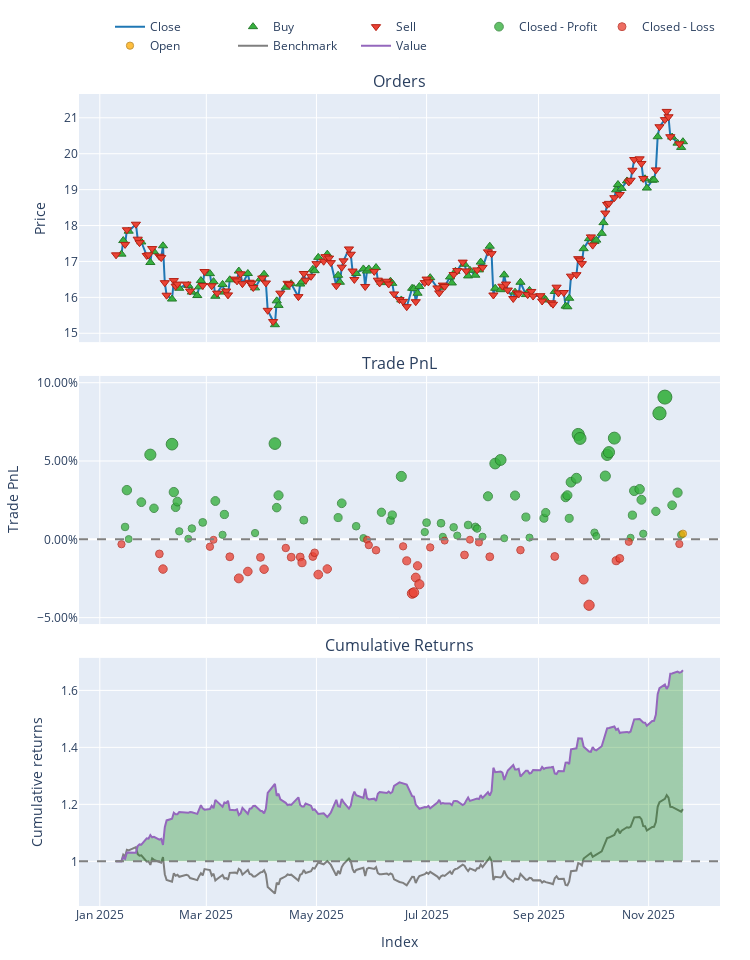

The code cell stored with this chart in its notebook:
### Markdown cell above
#### MDU

### Code cell
stock_symbol = "MDU"
# 2. Load Data
try:
    # ensuring your path is correct
    data = pd.read_csv(f'data/processed/{stock_symbol}_processed_2022.csv')
    if 'Date' in data.columns:
        data['Date'] = pd.to_datetime(data['Date'])
        data.set_index('Date', inplace=True)
    print("Data loaded successfully.")
except FileNotFoundError:
    print("Error: Data file not found. Check path.")
    sys.exit()

# 3. Split Train/Test
split_idx = int(len(data) * 0.7)
train_df = data.iloc[:split_idx]
test_df = data.iloc[split_idx:]

# --- TRAINING PHASE ---
print("Training SAC Agent...")

# Initialize Trainer (Pass config if needed, or defaults)
trainer = ModelTrainerRL(config['reinforcement_learning'])
env_params = config['reinforcement_learning']['environment']

# Create Training Environment
env_train = TradingEnvRL(
    train_df, 
    initial_balance=env_params.get('initial_balance', 10000),
    commission=env_params.get('commission', 0.001),
    lookback_window=env_params.get('lookback_window', 30),
    reward_func='profit'
)

# Train and Save
# This automatically handles the VecNormalize wrapper creation
result = trainer.train_sac(env_train) 

# IMPORTANT: Save the model and the normalization stats to disk
# We will reload them for the test phase to ensure consistency
save_path = "models/"
trainer.save_models(save_path)
print("Training Complete. Models saved.")

# --- INFERENCE PHASE (UPDATED) ---
print("Generating Agent Predictions on Test Data...")

# 1. Load the Trained Model
model = SAC.load(os.path.join(save_path, "sac_model"))

# 2. Create the Test Environment
# Must have the same observation space (columns) as training
env_test = TradingEnvRL(
    test_df, 
    initial_balance=env_params.get('initial_balance', 100000),
    commission=env_params.get('commission', 0.001),
    lookback_window=env_params.get('lookback_window', 30),
    reward_func='profit' 
)

# 3. Wrap it in DummyVecEnv (Required for SB3)
vec_env_test = DummyVecEnv([lambda: env_test])

# 4. Load Normalization Statistics
# This applies the Training Mean/Variance to the Test Data (Crucial!)
norm_path = os.path.join(save_path, f"sac_vecnormalize.pkl")
if os.path.exists(norm_path):
    vec_env_test = VecNormalize.load(norm_path, vec_env_test)
    vec_env_test.training = False     # Do not update stats on test data
    vec_env_test.norm_reward = False  # Do not normalize rewards for testing
else:
    print("WARNING: Normalization stats not found. Model predictions may be garbage.")

# 5. Run Inference Loop
obs = vec_env_test.reset()
done = [False]  # VecEnv returns done as a list/array
actions = []

while not done[0]:
    # Predict action (obs is now correctly scaled)
    action, _ = model.predict(obs, deterministic=True)
    actions.append(action[0]) # Extract single action
    
    # Step the environment
    obs, _, done, _ = vec_env_test.step(action)

print(f"Generated {len(actions)} actions.")


# --- BACKTESTING PHASE ---
print("Running Backtest...")

backtester = PortfolioBacktesterRL(env_params) 

# Note: 'actions' corresponds to the period [lookback_window : end]
# Ensure your backtester handles this alignment. 
# Usually, passing the full price_data and the lookback_window allows 
# the backtester to slice the prices correctly to match the actions.
portfolio = backtester.run_backtest(
    price_data=test_df['close'], 
    predicted_weights=np.array(actions).flatten(),
    lookback_window=env_params.get('lookback_window', 30)
)

comparison = backtester.compare_with_buy_and_hold_rl()

# Show Metrics
metrics = backtester.get_performance_metrics()
print("\n--- Strategy Performance ---")
for k, v in metrics.items():
    print(f"{k}: {v:.4f}")
    
# Plot
portfolio.plot().show()
